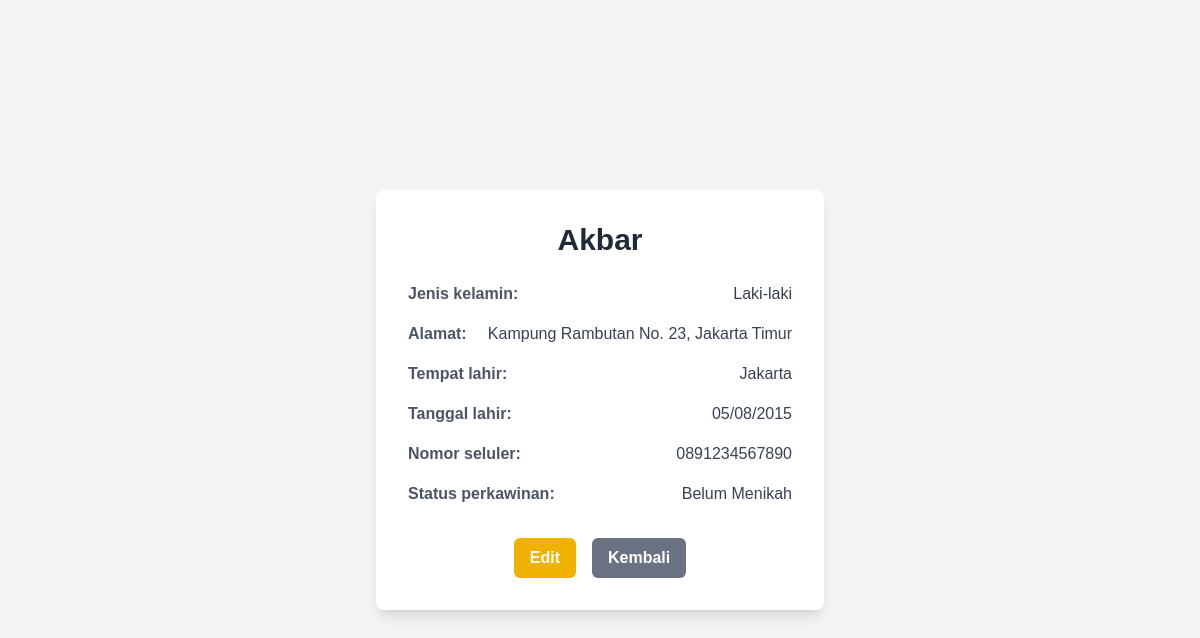
The page /Kepagawaian/profile.php?id=2 on the database its author committed.
### tables this page shows
CREATE TABLE `pegawai` (
  `id` int NOT NULL,
  `nama` varchar(50) NOT NULL,
  `jenis_kelamin` varchar(10) NOT NULL,
  `alamat` text NOT NULL,
  `tempat_lahir` varchar(30) NOT NULL,
  `tanggal_lahir` date NOT NULL,
  `nomor_seluler` varchar(15) DEFAULT NULL,
  `status_perkawinan` varchar(15) NOT NULL
);

### Kepagawaian/profile.php (the view, shortened to what this page needs)
<?php
include("connection.php");
$id = $_GET['id'];
$query = mysqli_prepare($connection, "SELECT * FROM pegawai WHERE id = ?");
mysqli_stmt_bind_param($query, "i", $id);
mysqli_stmt_execute($query);
$result = mysqli_stmt_get_result($query);
$pegawai = mysqli_fetch_assoc($result);
?>
<!DOCTYPE html>
<html lang="en">
<head>
    <script src="https://cdn.jsdelivr.net/npm/@tailwindcss/browser@4"></script>
</head>
<body class="bg-gray-100 p-8 min-h-screen flex items-center justify-center">
    <div class="bg-white p-8 rounded-lg shadow-lg w-full max-w-md">
        <h1 class="text-3xl font-bold text-gray-800 mb-6 text-center"><?= htmlspecialchars($pegawai['nama']) ?></h1>
        <div class="space-y-4 text-gray-700">
            <div class="flex justify-between items-center">
                <span class="font-semibold text-gray-600">Jenis kelamin:</span>
                <span><?= htmlspecialchars($pegawai['jenis_kelamin'])?></span>
            </div>
            <div class="flex justify-between items-center">
                <span class="font-semibold text-gray-600">Alamat:</span>
                <span><?= htmlspecialchars($pegawai['alamat'])?></span>
            </div>
            <div class="flex justify-between items-center">
                <span class="font-semibold text-gray-600">Tempat lahir:</span>
                <span><?= htmlspecialchars($pegawai['tempat_lahir'])?></span>
            </div>
            <div class="flex justify-between items-center">
                <span class="font-semibold text-gray-600">Tanggal lahir:</span>
                <span><?= date("d/m/Y", strtotime($pegawai['tanggal_lahir'])) ?></span>
            </div>
            <div class="flex justify-between items-center">
                <span class="font-semibold text-gray-600">Nomor seluler:</span>
                <span><?= htmlspecialchars($pegawai['nomor_seluler'])?></span>
            </div>
            <div class="flex justify-between items-center">
                <span class="font-semibold text-gray-600">Status perkawinan:</span>
                <span><?= htmlspecialchars($pegawai['status_perkawinan'])?></span>
            </div>
        </div>
        <div class="mt-8 flex justify-center gap-4">
            <a href="update.php?id=<?=$pegawai['id']?>" class="bg-yellow-500 hover:bg-yellow-600 text-white font-bold py-2 px-4 rounded-md transition-colors duration-300">Edit</a>
            <a href="list.php" class="bg-gray-500 hover:bg-gray-600 text-white font-bold py-2 px-4 rounded-md transition-colors duration-300">Kembali</a>
        </div>
    </div>
</body>
</html>

### Kepagawaian/profile.php (style rules this page uses)
body { font-family: Arial, sans-serif; }

### rows shown on the page
pegawai: nama "Akbar", jenis_kelamin "Laki-laki", alamat "Kampung Rambutan No. 23, Jakarta Timur", tempat_lahir "Jakarta", tanggal_lahir "05/08/2015", nomor_seluler "0891234567890", status_perkawinan "Belum Menikah"
